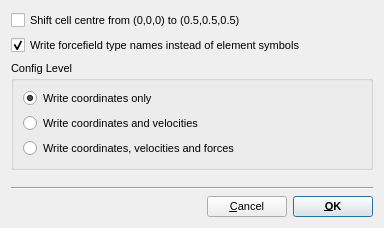
<?xml version="1.0" encoding="UTF-8"?>
<ui version="4.0">
 <class>DLP2ExportOptionsDialog</class>
 <widget class="QDialog" name="DLP2ExportOptionsDialog">
  <property name="geometry">
   <rect>
    <x>0</x>
    <y>0</y>
    <width>380</width>
    <height>228</height>
   </rect>
  </property>
  <property name="font">
   <font>
    <pointsize>8</pointsize>
   </font>
  </property>
  <property name="windowTitle">
   <string>DL_POLY_2 Export Options</string>
  </property>
  <layout class="QVBoxLayout" name="verticalLayout_2">
   <item>
    <widget class="QCheckBox" name="ShiftCellCentreCheck">
     <property name="text">
      <string>Shift cell centre from (0,0,0) to (0.5,0.5,0.5)</string>
     </property>
    </widget>
   </item>
   <item>
    <widget class="QCheckBox" name="UseTypeNamesCheck">
     <property name="toolTip">
      <string>If assigned, use forcefield type names for atoms rather than their element symbols</string>
     </property>
     <property name="text">
      <string>Write forcefield type names instead of element symbols</string>
     </property>
     <property name="checked">
      <bool>true</bool>
     </property>
    </widget>
   </item>
   <item>
    <widget class="QGroupBox" name="ConfigLevelGroup">
     <property name="title">
      <string>Config Level</string>
     </property>
     <layout class="QVBoxLayout" name="verticalLayout">
      <item>
       <widget class="QRadioButton" name="LevCfg0Radio">
        <property name="text">
         <string>Write coordinates only</string>
        </property>
        <property name="checked">
         <bool>true</bool>
        </property>
       </widget>
      </item>
      <item>
       <widget class="QRadioButton" name="LevCfg1Radio">
        <property name="text">
         <string>Write coordinates and velocities</string>
        </property>
       </widget>
      </item>
      <item>
       <widget class="QRadioButton" name="LevCfg2Radio">
        <property name="text">
         <string>Write coordinates, velocities and forces</string>
        </property>
       </widget>
      </item>
     </layout>
    </widget>
   </item>
   <item>
    <spacer name="verticalSpacer">
     <property name="orientation">
      <enum>Qt::Vertical</enum>
     </property>
     <property name="sizeHint" stdset="0">
      <size>
       <width>362</width>
       <height>48</height>
      </size>
     </property>
    </spacer>
   </item>
   <item>
    <widget class="Line" name="line">
     <property name="orientation">
      <enum>Qt::Horizontal</enum>
     </property>
    </widget>
   </item>
   <item>
    <layout class="QHBoxLayout" name="horizontalLayout">
     <item>
      <spacer name="horizontalSpacer">
       <property name="orientation">
        <enum>Qt::Horizontal</enum>
       </property>
       <property name="sizeHint" stdset="0">
        <size>
         <width>40</width>
         <height>20</height>
        </size>
       </property>
      </spacer>
     </item>
     <item>
      <widget class="QPushButton" name="CancelButton">
       <property name="text">
        <string>&amp;Cancel</string>
       </property>
       <property name="autoDefault">
        <bool>false</bool>
       </property>
       <property name="default">
        <bool>true</bool>
       </property>
      </widget>
     </item>
     <item>
      <widget class="QPushButton" name="OKButton">
       <property name="font">
        <font>
         <weight>75</weight>
         <bold>true</bold>
        </font>
       </property>
       <property name="text">
        <string>&amp;OK</string>
       </property>
       <property name="autoDefault">
        <bool>false</bool>
       </property>
       <property name="default">
        <bool>true</bool>
       </property>
      </widget>
     </item>
    </layout>
   </item>
  </layout>
 </widget>
 <resources/>
 <connections/>
</ui>
